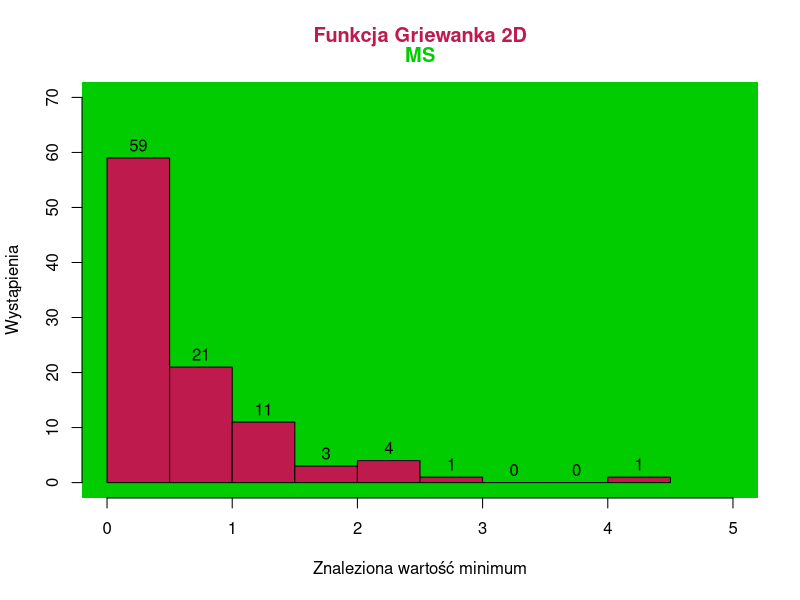
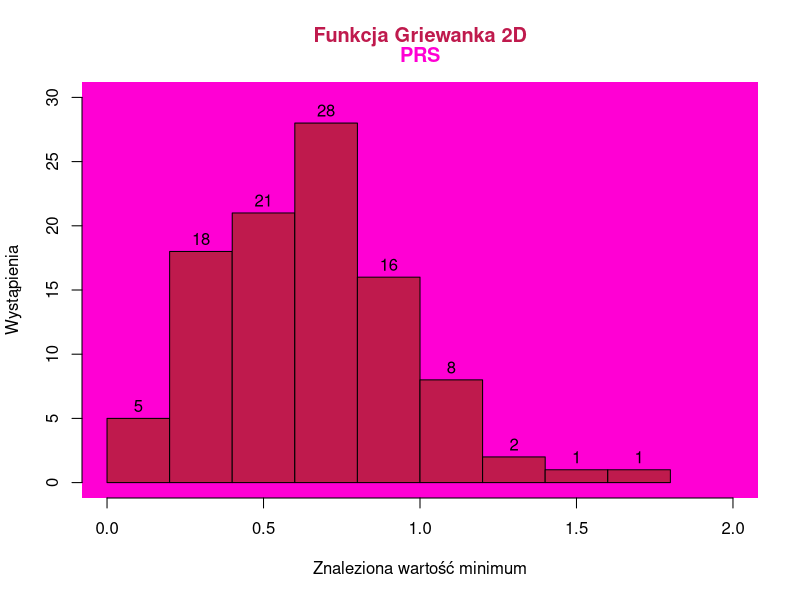
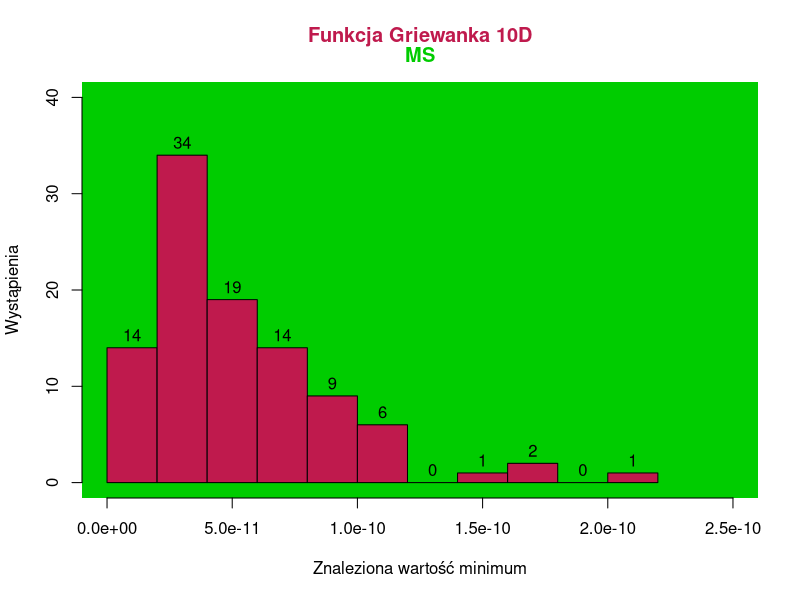
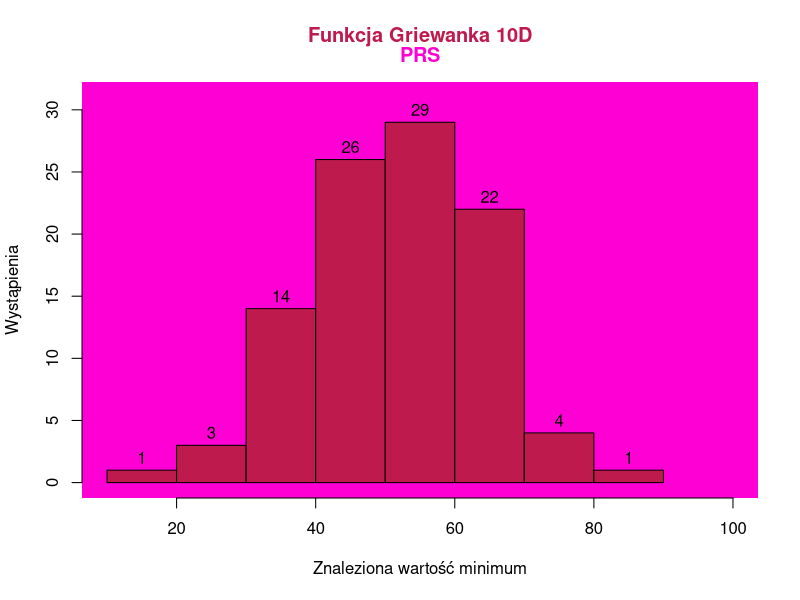
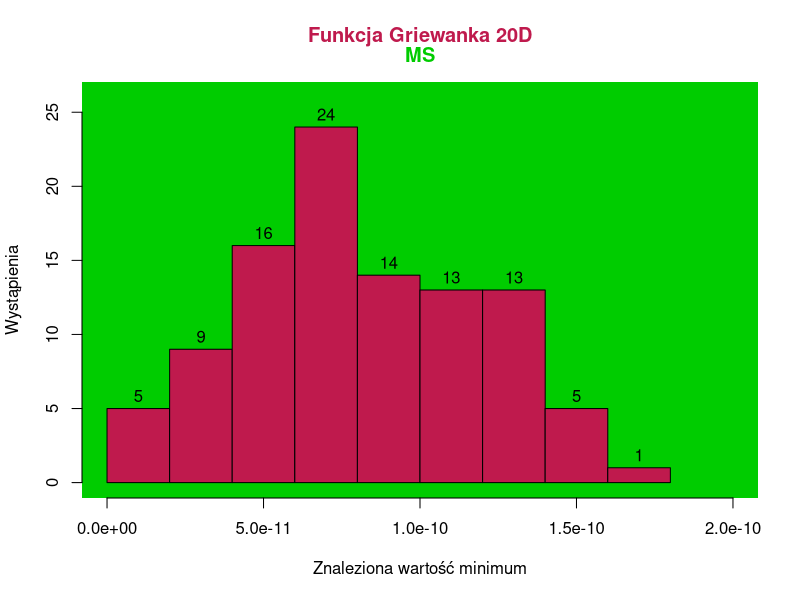
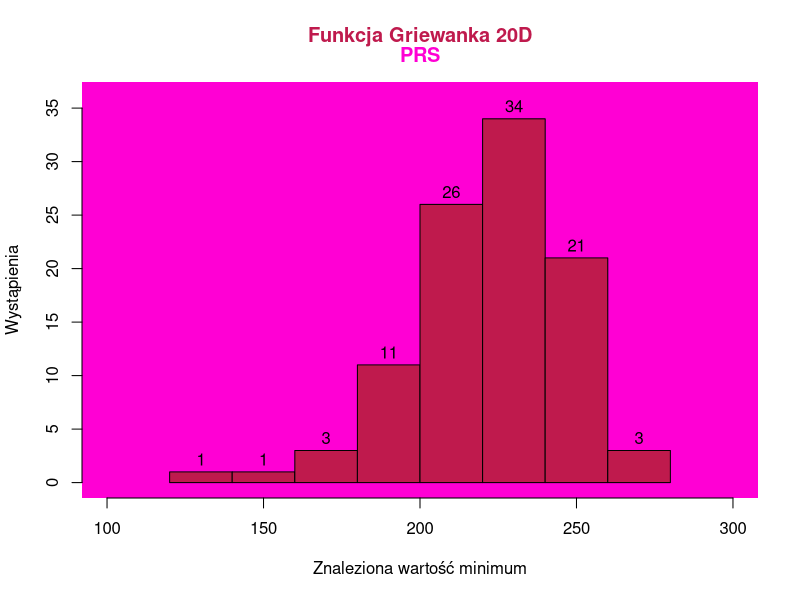
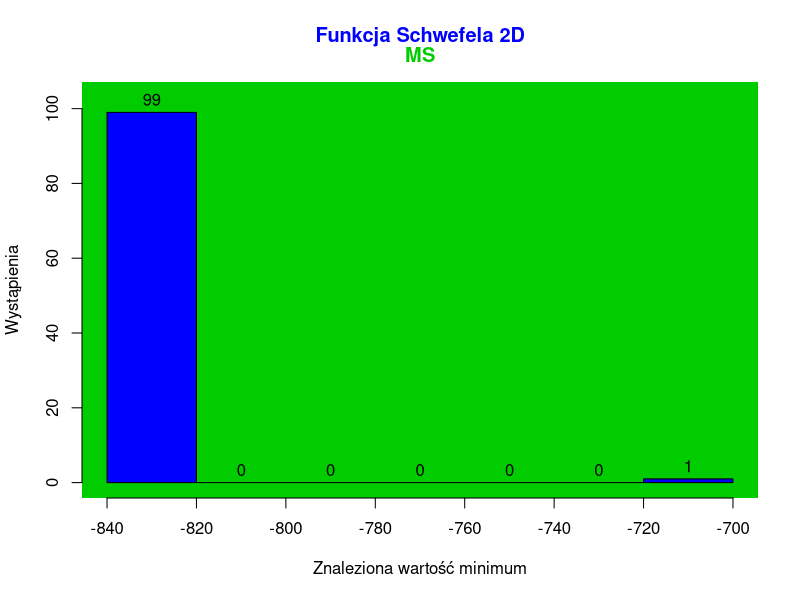
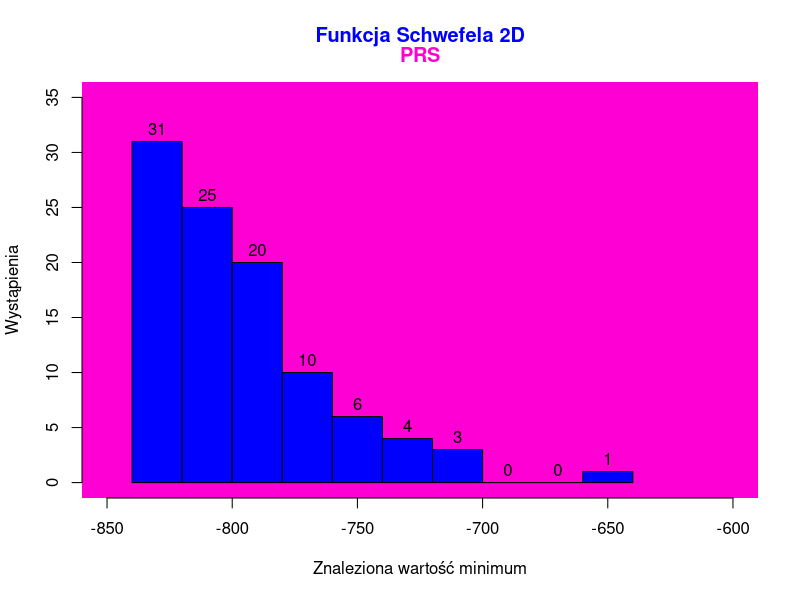

These figures' R source, in order:
## ---- chunk 1
G2MS <- as.vector(read.csv("./data/griewank2Dms.csv"))$x
G2PRS <- as.vector(read.csv("./data/griewank2Dprs.csv"))$x
G10MS <- as.vector(read.csv("./data/griewank10Dms.csv"))$x
G10PRS <- as.vector(read.csv("./data/griewank10Dprs.csv"))$x
G20MS <- as.vector(read.csv("./data/griewank20Dms.csv"))$x
G20PRS <- as.vector(read.csv("./data/griewank20Dprs.csv"))$x
S2MS <- as.vector(read.csv("./data/schwefel2Dms.csv"))$x
S2PRS <- as.vector(read.csv("./data/schwefel2Dprs.csv"))$x
S10MS <- as.vector(read.csv("./data/schwefel10Dms.csv"))$x
S10PRS <- as.vector(read.csv("./data/schwefel10Dprs.csv"))$x
S20MS <- as.vector(read.csv("./data/schwefel20Dms.csv"))$x
S20PRS <- as.vector(read.csv("./data/schwefel20Dprs.csv"))$x
## ---- chunk 2
hist(G2MS, main="", 
     xlab = "Znaleziona wartość minimum", ylab = "Wystąpienia", labels = TRUE,
     ylim = c(0,70), xlim = c(0,5), col=rgb(0.75,0.1,0.3),
     panel.first = rect(par("usr")[1], par("usr")[3], par("usr")[2], par("usr")[4], 
                        col = rgb(0,0.8,0), border = NA),
     )
title(main = "Funkcja Griewanka 2D", col.main = rgb(0.75,0.1,0.3), line = 2)
title(main = "MS", col.main = rgb(0,0.8,0), line = 1)
## ---- chunk 3
hist(G2PRS, main="", 
     xlab = "Znaleziona wartość minimum", ylab = "Wystąpienia", labels = TRUE,
     ylim = c(0,30), xlim = c(0,2),col=rgb(0.75,0.1,0.3),
     panel.first = rect(par("usr")[1], par("usr")[3], par("usr")[2], par("usr")[4], 
                        col = rgb(1,0,0.83), border = NA)
     )
title(main = "Funkcja Griewanka 2D", col.main = rgb(0.75,0.1,0.3), line = 2)
title(main = "PRS", col.main = rgb(1,0,0.83), line = 1)
## ---- chunk 4
hist(G10MS, main="", 
     xlab = "Znaleziona wartość minimum", ylab = "Wystąpienia", labels = TRUE,
     xlim = c(0, 2.5e-10),  
     ylim = c(0, 40),  ,col=rgb(0.75,0.1,0.3),
      panel.first = rect(par("usr")[1], par("usr")[3], par("usr")[2], par("usr")[4], 
                        col = rgb(0,0.8,0), border = NA)
     )
title(main = "Funkcja Griewanka 10D", col.main = rgb(0.75,0.1,0.3), line = 2)
title(main = "MS", col.main = rgb(0,0.8,0), line = 1)
## ---- chunk 5
hist(G10PRS, main="", 
     xlab = "Znaleziona wartość minimum", ylab = "Wystąpienia", labels = TRUE,
     xlim = c(10, 100), 
     ylim = c(0, 31),col=rgb(0.75,0.1,0.3),
     panel.first = rect(par("usr")[1], par("usr")[3], par("usr")[2], par("usr")[4], 
                        col = rgb(1,0,0.83), border = NA)
     )
title(main = "Funkcja Griewanka 10D", col.main = rgb(0.75,0.1,0.3), line = 2)
title(main = "PRS", col.main = rgb(1,0,0.83), line = 1)
## ---- chunk 6
hist(G20MS, main="", 
     xlab = "Znaleziona wartość minimum", ylab = "Wystąpienia", labels = TRUE,
     xlim = c(0, 2e-10),  
     ylim = c(0, 26),col=rgb(0.75,0.1,0.3),
     panel.first = rect(par("usr")[1], par("usr")[3], par("usr")[2], par("usr")[4], 
                        col = rgb(0,0.8,0), border = NA)
     )
title(main = "Funkcja Griewanka 20D", col.main = rgb(0.75,0.1,0.3), line = 2)
title(main = "MS", col.main = rgb(0,0.8,0), line = 1)
## ---- chunk 7
hist(G20PRS, main="", 
     xlab = "Znaleziona wartość minimum", ylab = "Wystąpienia", labels = TRUE,
     xlim = c(100, 300),  
     ylim = c(0, 36),col=rgb(0.75,0.1,0.3),
     panel.first = rect(par("usr")[1], par("usr")[3], par("usr")[2], par("usr")[4], 
                        col = rgb(1,0,0.83), border = NA)
     )
title(main = "Funkcja Griewanka 20D", col.main = rgb(0.75,0.1,0.3), line = 2)
title(main = "PRS", col.main = rgb(1,0,0.83), line = 1)
## ---- chunk 8
hist(S2MS, main="", 
     xlab = "Znaleziona wartość minimum", ylab = "Wystąpienia", labels = TRUE,
     xlim = c(-840,-700), ylim = c(0,103),col="blue",
     panel.first = rect(par("usr")[1], par("usr")[3], par("usr")[2], par("usr")[4], 
                        col = rgb(0,0.8,0), border = NA)
     
     )
title(main = "Funkcja Schwefela 2D", col.main = "blue", line = 2)
title(main = "MS", col.main = rgb(0,0.8,0), line = 1)
## ---- chunk 9
hist(S2PRS, main="", 
     xlab = "Znaleziona wartość minimum", ylab = "Wystąpienia", labels = TRUE,
     ylim = c(0,35), xlim = c(-850,-600),col="blue",
     panel.first = rect(par("usr")[1], par("usr")[3], par("usr")[2], par("usr")[4], 
                        col = rgb(1,0,0.83), border = NA)
     )
title(main = "Funkcja Schwefela 2D", col.main = "blue", line = 2)
title(main = "PRS", col.main = rgb(1,0,0.83), line = 1)
## ---- chunk 10
hist(S10MS, main="", 
     xlab = "Znaleziona wartość minimum", ylab = "Wystąpienia", labels = TRUE,
     ylim = c(0,26), xlim = c(-3800,-2800),col="blue",
     panel.first = rect(par("usr")[1], par("usr")[3], par("usr")[2], par("usr")[4], 
                        col = rgb(0,0.8,0), border = NA)
     )
title(main = "Funkcja Schwefela 10D", col.main = "blue", line = 2)
title(main = "MS", col.main = rgb(0,0.8,0), line = 1)
## ---- chunk 11
hist(S10PRS, main="", 
     xlab = "Znaleziona wartość minimum", ylab = "Wystąpienia", labels = TRUE,
     xlim = c(-2800,-1600), ylim = c(0,28),col="blue",
     panel.first = rect(par("usr")[1], par("usr")[3], par("usr")[2], par("usr")[4], 
                        col = rgb(1,0,0.83), border = NA)
     )
title(main = "Funkcja Schwefela 10D", col.main = "blue", line = 2)
title(main = "PRS", col.main = rgb(1,0,0.83), line = 1)
## ---- chunk 12
hist(S20MS, main="", 
     xlab = "Znaleziona wartość minimum", ylab = "Wystąpienia", labels = TRUE,
     xlim = c(-6800,-5400),ylim = c(0,31),col="blue",
     panel.first = rect(par("usr")[1], par("usr")[3], par("usr")[2], par("usr")[4], 
                        col = rgb(0,0.8,0), border = NA)
     )
title(main = "Funkcja Schwefela 20D", col.main = "blue", line = 2)
title(main = "MS", col.main = rgb(0,0.8,0), line = 1)
## ---- chunk 13
hist(S20PRS, main="", 
     xlab = "Znaleziona wartość minimum", ylab = "Wystąpienia", labels = TRUE,
     xlim = c(-4000,-2200), ylim = c(0,35),col="blue",
     panel.first = rect(par("usr")[1], par("usr")[3], par("usr")[2], par("usr")[4], 
                        col = rgb(1,0,0.83), border = NA)
     )
title(main = "Funkcja Schwefela 20D", col.main = "blue", line = 2)
title(main = "PRS", col.main = rgb(1,0,0.83), line = 1)
## ---- chunk 14
bplot <- boxplot(G2MS, G2PRS, 
                main = "Funkcja Griewanka, 2D",
                col.main = rgb(0.75,0.1,0.3), 
                names = FALSE,  
                ylab = "Wartość",
                col = rgb(1,0,0.5))
axis(1, at = 1:2, 
     labels = FALSE) 
text(1:2, par("usr")[3] - 0.4, 
     labels = c("MS", "PRS"), 
     col = c(rgb(0,0.8,0), rgb(1,0,0.83)), 
     xpd = TRUE)

bplot <- boxplot(G10MS, G10PRS, 
                main = "Funkcja Griewanka, 10D",
                col.main = rgb(0.75,0.1,0.3), 
                names = FALSE,  
                ylab = "Wartość",
                col = rgb(1,0,0.5))
axis(1, at = 1:2,
     labels = FALSE) 
text(1:2, 
     labels = c("MS", "PRS"),  par("usr")[3] - 8, 
     col = c(rgb(0,0.8,0), rgb(1,0,0.83)), 
     xpd = TRUE)

bplot <- boxplot(G20MS, G20PRS, 
                main = "Funkcja Griewanka, 20D",
                col.main = rgb(0.75,0.1,0.3), 
                names = FALSE,  
                ylab = "Wartość",
                col = rgb(1,0,0.5))
axis(1, at = 1:2, 
     labels = FALSE) 
text(1:2, par("usr")[3] - 23.5, 
     labels = c("MS", "PRS"), 
     col = c(rgb(0,0.8,0), rgb(1,0,0.83)), 
     xpd = TRUE)

bplot <- boxplot(S2MS,S2PRS, 
                main = "Funkcja Schwefela, 2D",
                col.main = "blue", 
                names = FALSE,  
                ylab = "Wartość",
                col = rgb(0,0,1))
axis(1, at = 1:2, 
     labels = FALSE) 
text(1:2, par("usr")[3] - 18.5, 
     labels = c("MS", "PRS"), 
     col = c(rgb(0,0.8,0), rgb(1,0,0.83)), 
     xpd = TRUE)

bplot <- boxplot(S10MS,S10PRS, 
                main = "Funkcja Schwefela, 10D",
                col.main = "blue", 
                names = FALSE,  
                ylab = "Wartość",
                col = rgb(0,0,1))
axis(1, at = 1:2, 
     labels = FALSE) 
text(1:2, par("usr")[3] - 155.5, 
     labels = c("MS", "PRS"), 
     col = c(rgb(0,0.8,0), rgb(1,0,0.83)), 
     xpd = TRUE)

bplot <- boxplot(S20MS,S20PRS, 
                main = "Funkcja Schwefela, 20D",
                col.main = "blue", 
                names = FALSE,  
                ylab = "Wartość",
                col = rgb(0,0,1))
axis(1, at = 1:2, 
     labels = FALSE) 
text(1:2, par("usr")[3] - 335.5, 
     labels = c("MS", "PRS"), 
     col = c(rgb(0,0.8,0), rgb(1,0,0.83)), 
     xpd = TRUE)
## ---- chunk 15
t.test(x = G2PRS, y = G2MS, paired = TRUE)
## ---- chunk 16
t.test(x = G10PRS, y = G10MS, paired = TRUE)
## ---- chunk 17
t.test(x = G20PRS, y = G20MS, paired = TRUE)
## ---- chunk 18
t.test(x = S2PRS, y = S2MS, paired = TRUE)
## ---- chunk 19
t.test(x = S10PRS, y = S10MS, paired = TRUE)
## ---- chunk 20
t.test(x = S20PRS, y = S20MS, paired = TRUE)
